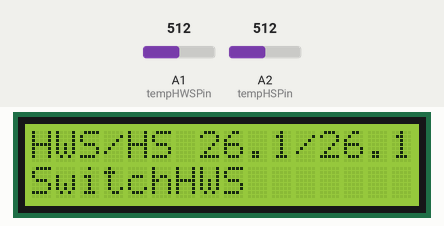
This sketch was run on a simulated Arduino Uno, built with avr-gcc and run on an emulated ATmega328P. Shown: 16×2 character LCD. Inputs (shaded band) come from the test bench; at power-on: A1 (tempHWSPin) = 512, A2 (tempHSPin) = 512. What the sketch prints to the serial monitor is not drawn.

Above: at 1.2 s.
1.3 s: A1 (tempHWSPin) set to 716
At 3.2 s:
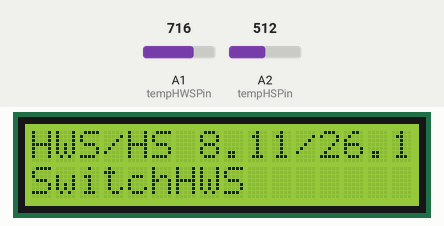
3.5 s: A2 (tempHSPin) set to 716
At 5.2 s:
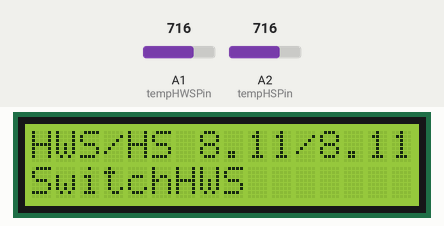
5.5 s: A1 (tempHWSPin) set to 900
At 7.3 s:
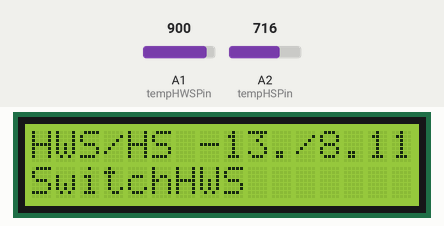
7.6 s: A2 (tempHSPin) set to 900
At 9.3 s:
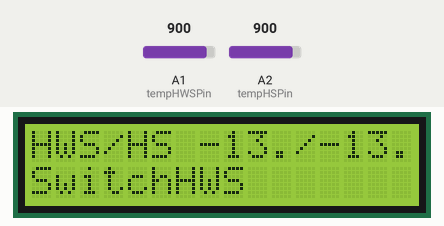
9.6 s: A1 (tempHWSPin) set to 1023
At 11.3 s:
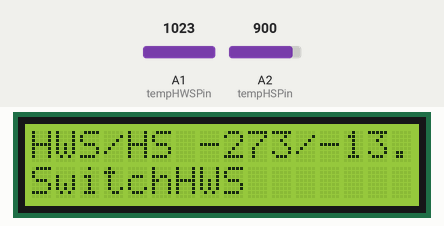
11.6 s: A2 (tempHSPin) set to 1023
At 13.3 s:
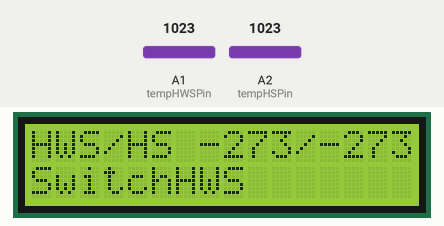
Timing chart, 0 to 14.6 s (numbered marks = the images above; inputs shaded):
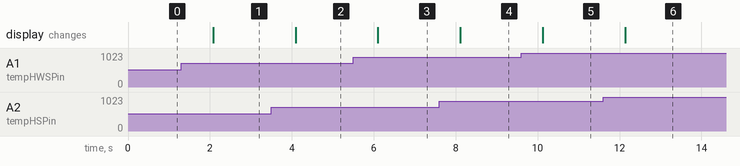

The sketch:

otoplenie.ino
```cpp
#include  <LiquidCrystal.h> //подключаем библиотеку экрана

#define B 3950 // B-коэффициент
#define SERIAL_R 95000 // сопротивление последовательного резистора, 102 кОм
#define THERMISTOR_R 100000 // номинальное сопротивления термистора, 100 кОм
#define NOMINAL_T 25 // номинальная температура (при которой TR = 100 кОм)

LiquidCrystal lcd(8, 9, 4, 5, 6, 7);
int button;  //вводим числовые значения для кнопок
const int BUTTON_NONE   = 0; //присваиваем постоянное значение для BUTTON_NONE
const int BUTTON_RIGHT  = 1; //присваиваем постоянное значение для BUTTON_RIGHT
const int BUTTON_UP     = 2; //присваиваем постоянное значение для BUTTON_UP
const int BUTTON_DOWN   = 3; //присваиваем постоянное значение для BUTTON_DOWN
const int BUTTON_LEFT   = 4; //присваиваем постоянное значение для BUTTON_LEFT
const int BUTTON_SELECT = 5; //присваиваем постоянное значение для BUTTON_SELECT
const byte tempHWSPin = A1;
const byte tempHSPin = A2;

void setup() {
    Serial.begin( 9600 );
    pinMode( tempHWSPin, INPUT);
    pinMode( tempHSPin, INPUT);
    lcd.begin(16, 2); //Инициализируем дисплей: 2 строки по 16 символов
}

void loop() {
    float l_tempHWS = readTemp(1);
    float l_tempHS = readTemp(2);
    //Serial.print("HWS=");
    //Serial.print(l_tempHWS);
    lcd.setCursor(0, 0);
    lcd.print("HWS/HS ");
    lcd.setCursor(7, 0);
    lcd.print(l_tempHWS);
    lcd.setCursor(11, 0);
    lcd.print("/");
    lcd.setCursor(12, 0);
    lcd.print(l_tempHS);
    switch3Way(l_tempHWS, l_tempHS);
    delay(1000);
}


int switch3Way(float p_HWS, float p_HS){
    int l_relay1;
    int l_relay2;
    Serial.print("SwitchHWS");
    lcd.setCursor(0, 1);
    lcd.print("SwitchHWS");
    //if (l_tempHWS < 51)
    //else if (l_tempHWS >= 51)
}


float readTemp(int x){
    int t;
    float tr;
    if (x == 1)
        t = analogRead(tempHWSPin);
    else if  (x == 2)
        t = analogRead(tempHSPin);
        //Serial.println(t);
    tr = 1023.0 / t - 1;
    tr = SERIAL_R / tr;
    float steinhart;
    steinhart = tr / THERMISTOR_R; // (R/Ro)
    steinhart = log(steinhart); // ln(R/Ro)
    steinhart /= B; // 1/B * ln(R/Ro)
    steinhart += 1.0 / (NOMINAL_T + 273.15); // + (1/To)
    steinhart = 1.0 / steinhart; // Invert
    steinhart -= 273.15;
    return steinhart;
}
```

Measured:
- after the input at 1.3 s, the display: changes after 0.78 s (image 1)
- after the input at 3.5 s, the display: changes after 0.59 s (image 2)
- after the input at 5.5 s, the display: changes after 0.60 s (image 3)
- after the input at 7.6 s, the display: changes after 0.51 s (image 4)
- after the input at 9.6 s, the display: changes after 0.53 s (image 5)
- after the input at 11.6 s, the display: changes after 0.54 s (image 6)
